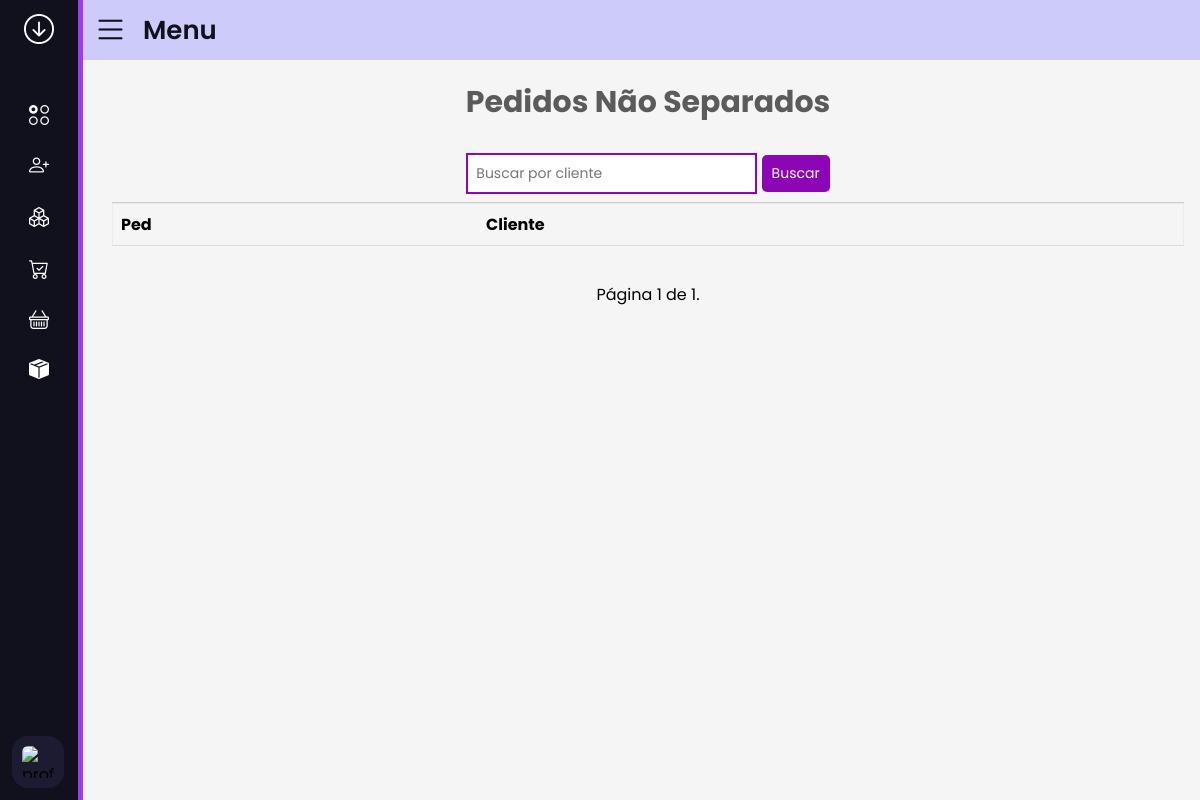
The page /vendas/expedicao/aprovados (signed in) on the database as committed earlier.
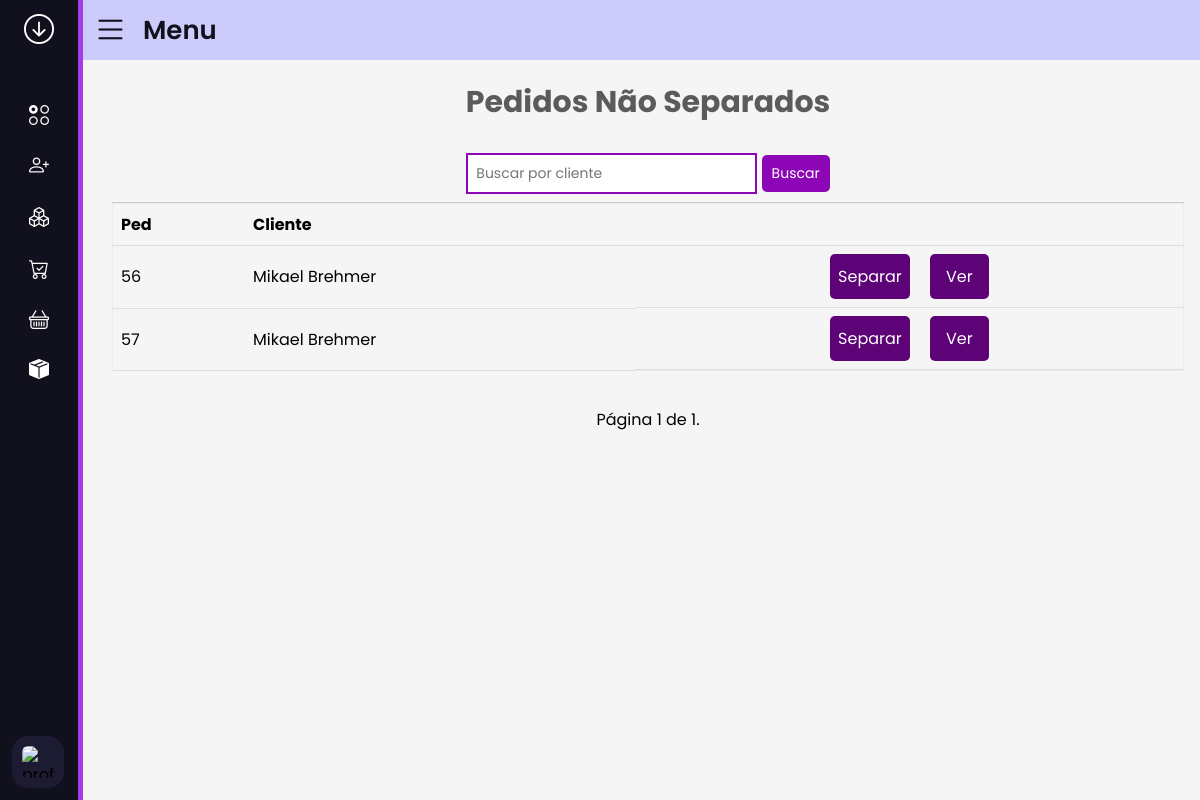
The same page on the database as committed later.
### vendas/models.py (models this page shows, shortened)
class Pedido(models.Model):
    STATUS_CHOICES = [
        ('em_aberto', 'Em Aberto'),
        ('aprovados', 'Aprovados'),
        ('separando', 'Separando'),
        ('conf_separacao', 'Conferência Separação'),
        ('separacao_finalizada', 'Separação Finalizada'),
        ('finalizados', 'Finalizados'),
        ('cancelado', 'Cancelado'),
    ]
    cliente = models.ForeignKey(Clientes, on_delete=models.CASCADE)
    data = models.DateTimeField(auto_now_add=True)
    status = models.CharField(max_length=20, choices=STATUS_CHOICES, default='em_aberto')
    usuario_responsavel = models.ForeignKey(User, on_delete=models.SET_NULL, null=True, blank=True)
    regime_venda = models.CharField(max_length=50, null=True, blank=True)
    quantidade_inicial_caixas = models.PositiveIntegerField(null=True, blank=True)
    class Meta:
        permissions = [
            ('alterar_status', 'can chance status'),
            ('criar_pedido_amostra', 'can create sample order')
        ]

### cadastros/models.py (models this page shows)
class Clientes(models.Model):
    REGIME_CHOICES = [
        ('simples', 'Simples'),
        ('normal', 'Normal'),
    ]
    NOTA_CHOICES = [
        ('nota cheia', 'Nota Cheia'),
        ('meia nota', 'Meia Nota'),
        ('1/3 nota', '1/3 Nota'),
        ('70% valor 70% quantidade', '70% Valor 70% Quantidade')
    ]
    name = models.CharField(max_length=40)
    regime = models.CharField(max_length=10, choices=REGIME_CHOICES)
    cnpj = models.CharField(max_length=18) # Altere o tipo de campo conforme necessário
    ie = models.IntegerField()
    cep = models.IntegerField()  # Altere o tipo de campo conforme necessário
    estado = models.CharField(max_length=2)
    cidade = models.CharField(max_length=40)
    rua = models.CharField(max_length=45)
    numero = models.CharField(max_length=10)
    complemento = models.CharField(max_length=50)
    nota_fiscal = models.CharField(max_length=24, choices=NOTA_CHOICES)
    TabelaPreco = models.ForeignKey(TabelaPreco, on_delete=models.PROTECT, null=True, blank=True)
    vendedor = models.ForeignKey(Vendedores, on_delete=models.PROTECT, related_name='vendedor', null=True, blank=True)
    vendedor_2 = models.ForeignKey(Vendedores, on_delete=models.PROTECT, related_name='vendedor_adjunto', null=True,
                                   blank=True)
    Gerente_comercial = models.ForeignKey(Vendedores, on_delete=models.PROTECT, related_name='gerente_comercial',
                                          null=True, blank=True)
    def __str__(self):
        return self.name

### vendas/views.py (the view)
# urls.py: path('expedicao/<str:status>', views.expedicao_list, name='expedicao_list'),
@login_required
@permission_required('vendas.listar_pedidos_separacao', raise_exception=True)
def expedicao_list(request, status):
    search_query = request.GET.get('search', '')
    if status == 'aprovados':
        pedidos = Pedido.objects.filter(status='aprovados')
    elif status == 'separando':
        pedidos = Pedido.objects.filter(status='separando')
    elif status == 'separacao_finalizada':
        pedidos = Pedido.objects.filter(status='separacao_finalizada')
    else:
        pedidos = Pedido.objects.none()  # Caso de status inválido
    if search_query:
        pedidos = pedidos.filter(cliente__name__icontains=search_query)
    if not request.user.is_superuser:
        pedidos = pedidos.filter(Q(usuario_responsavel=request.user) | Q(usuario_responsavel__isnull=True))
    paginator = Paginator(pedidos, 10)  # Mostra 10 pedidos por página
    page_number = request.GET.get('page')
    page_obj = paginator.get_page(page_number)
    return render(request, 'vendas/expedicao_list.html', {'pedidos': page_obj, 'status': status})

### vendas/templates/vendas/expedicao_list.html (shortened to what this page needs)
{% extends 'side_menu.html' %}
{% load static %}
{% block head %}
    <link rel="stylesheet" href="{% static 'vendas/css/expedicao_list.css' %}">
{% endblock %}
{% block content %}
{% if status == 'aprovados' %}
    <h1 class="titulo_lista">Pedidos Não Separados</h1>
{% elif status == 'separando' %}
    <h1 class="titulo_lista">Pedidos Separando</h1>
{% elif status == 'separacao_finalizada' %}
    <h1 class="titulo_lista">Pedidos Finalizados</h1>
{% endif %}
<div class="titulo-botoes">
    {% if status == 'aprovados' %}
        <form method="GET" action="{% url 'expedicao_list' 'aprovados' %}" class="search-form">
    {% elif status == 'separando' %}
        <form method="GET" action="{% url 'expedicao_list' 'separando' %}" class="search-form">
    {% elif status == 'separacao_finalizada' %}
        <form method="GET" action="{% url 'expedicao_list' 'separacao_finalizada' %}" class="search-form">
    {% endif %}
            <input type="text" name="search" placeholder="Buscar por cliente" value="{{ request.GET.search }}">
            <button class="pesquisar-botao" type="submit">Buscar</button>
        </form>
</div>
<div class="container-tabela">
    <div class="container">
        <table>
            <thead>
                <tr class="description-tr">
                    <th class="description-name">Ped</th>
                    <th class="description-name">Cliente</th>
                    <th class="description-action"></th>
                </tr>
            </thead>
            <tbody>
                {% for pedido in pedidos %}
                    <tr class="itens-tr">
                        <td class="id_pedido">{{ pedido.id }}</td>
                        <td class="product_name">{{ pedido.cliente }}</td>
                        <td class="td-button">
                            {% if status == 'aprovados' or status == 'separando' %}
                                <a href="{% url 'expedicao_separar_editar' pedido.id %}"><button class="acessar-button">Separar</button></a>
                                <a href="{% url 'expedicao_ver_separacao' pedido.id %}"><button class="acessar-button">Ver</button></a>
                            {% elif status == 'separacao_finalizada' %}
                                <a href="{% url 'expedicao_ver_separacao' pedido.id %}"><button class="acessar-button">Ver</button></a>
                            {% endif %}
                        </td>
                    </tr>
                {% endfor %}
            </tbody>
        </table>
    </div>
</div>
<div class="pagination">
    <span class="step-links">
        <span class="current">
            Página {{ pedidos.number }} de {{ pedidos.paginator.num_pages }}.
        </span>
    </span>
</div>
{% endblock %}

Rows that differ between the two databases and show on the page:
added Pedido: id "56", cliente "Mikael Brehmer"
added Pedido: id "57", cliente "Mikael Brehmer"
